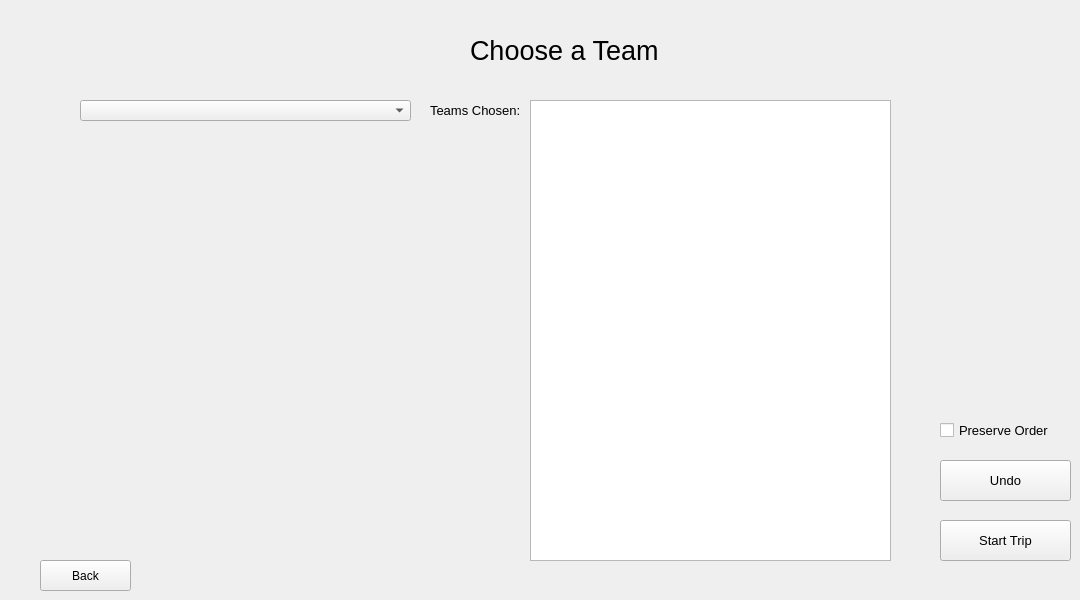
    <widget class="QWidget" name="page_10">
     <widget class="QLabel" name="label_3">
      <property name="geometry">
       <rect>
        <x>470</x>
        <y>30</y>
        <width>191</width>
        <height>41</height>
       </rect>
      </property>
      <property name="font">
       <font>
        <pointsize>20</pointsize>
       </font>
      </property>
      <property name="text">
       <string>Choose a Team</string>
      </property>
     </widget>
     <widget class="QLabel" name="label_5">
      <property name="geometry">
       <rect>
        <x>430</x>
        <y>100</y>
        <width>91</width>
        <height>21</height>
       </rect>
      </property>
      <property name="font">
       <font>
        <pointsize>10</pointsize>
       </font>
      </property>
      <property name="text">
       <string>Teams Chosen:</string>
      </property>
     </widget>
     <widget class="QPushButton" name="startTrip">
      <property name="geometry">
       <rect>
        <x>940</x>
        <y>520</y>
        <width>131</width>
        <height>41</height>
       </rect>
      </property>
      <property name="font">
       <font>
        <pointsize>10</pointsize>
       </font>
      </property>
      <property name="text">
       <string>Start Trip</string>
      </property>
     </widget>
     <widget class="QComboBox" name="tripSelection">
      <property name="geometry">
       <rect>
        <x>80</x>
        <y>100</y>
        <width>331</width>
        <height>21</height>
       </rect>
      </property>
     </widget>
     <widget class="QPushButton" name="tripBack">
      <property name="geometry">
       <rect>
        <x>40</x>
        <y>560</y>
        <width>91</width>
        <height>31</height>
       </rect>
      </property>
      <property name="text">
       <string>Back</string>
      </property>
     </widget>
     <widget class="QTextEdit" name="teamsChosen">
      <property name="geometry">
       <rect>
        <x>530</x>
        <y>100</y>
        <width>361</width>
        <height>461</height>
       </rect>
      </property>
     </widget>
     <widget class="QPushButton" name="undo">
      <property name="geometry">
       <rect>
        <x>940</x>
        <y>460</y>
        <width>131</width>
        <height>41</height>
       </rect>
      </property>
      <property name="font">
       <font>
        <pointsize>10</pointsize>
       </font>
      </property>
      <property name="text">
       <string>Undo</string>
      </property>
     </widget>
     <widget class="QCheckBox" name="orderPreservedCheck">
      <property name="geometry">
       <rect>
        <x>940</x>
        <y>410</y>
        <width>131</width>
        <height>41</height>
       </rect>
      </property>
      <property name="font">
       <font>
        <pointsize>10</pointsize>
       </font>
      </property>
      <property name="text">
       <string>Preserve Order</string>
      </property>
     </widget>
    </widget>
